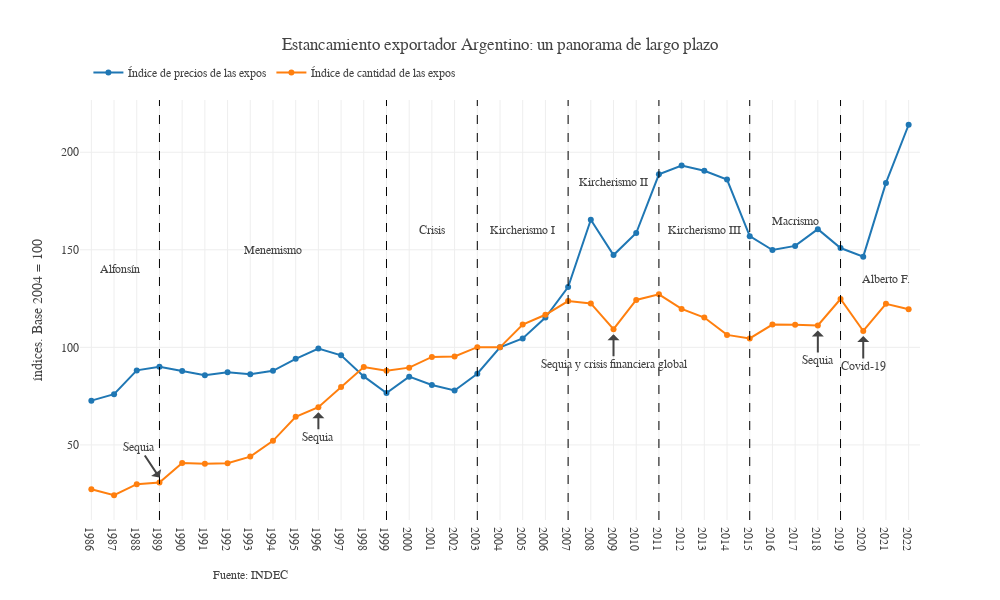

The notebook cell saved with this chart:
### Code cell
def plot_serie_indices_anuales():
    indices_anuales = lectura_indices_anuales()
    fig = go.Figure()
    # for columna in indices_anuales.columns:
    fig.add_trace(go.Scatter( name = "Índice de precios de las expos", x=indices_anuales.index, y=indices_anuales["Índice de precios de las expos"], mode = "lines+markers"))
    fig.add_trace(go.Scatter( name = "Índice de cantidad de las expos", x=indices_anuales.index, y=indices_anuales["Índice de cantidad de las expos"], mode = "lines+markers"))

    #Propiedades
    fig.update_xaxes(showgrid=True)
    fig.update_yaxes(title_text="índices. Base 2004 = 100")
    fig.update_layout(separators=",.", font_family="Georgia", 
    #  margin ={'t': 0},
    height=600, width=1000,
    xaxis_range = [1985.5,2022.5],
    xaxis = dict(tickmode = "linear"),
    template = 'none',
    title_text="Estancamiento exportador Argentino: un panorama de largo plazo",
    legend = dict(yanchor="top",y=1.1, xanchor="left",x=0.01, orientation = "h")
    )

    #Sequías
    fig.add_annotation(x=1989, y=30.7, text="Sequia", yshift=5, ax=-20,showarrow=True, arrowhead=1)
    fig.add_annotation(x=1996, y=69.3, align="left", text="Sequia", ax=0 , ay=25, yshift=-5, showarrow=True, arrowhead=1)
    fig.add_annotation(x=2009, y=109.3, align="left", text="Sequia y crisis financiera global", ax=0 , ay=30, yshift=-5, showarrow=True, arrowhead=1)
    fig.add_annotation(x=2018, y=111.2, align="left", text="Sequia", ax=0 , ay=30, yshift=-5, showarrow=True, arrowhead=1)
    fig.add_annotation(x=2020, y=108.4, align="left", text="Covid-19", ax=0 , ay=30, yshift=-5, showarrow=True, arrowhead=1)
    #Presidencias
    fig.add_vline(x=1989, line_width=1, line_dash="dash", line_color="Black")
    fig.add_vline(x=1999, line_width=1, line_dash="dash", line_color="Black")
    fig.add_vline(x=2003, line_width=1, line_dash="dash", line_color="Black")
    fig.add_vline(x=2007, line_width=1, line_dash="dash", line_color="Black")
    fig.add_vline(x=2011, line_width=1, line_dash="dash", line_color="Black")
    fig.add_vline(x=2015, line_width=1, line_dash="dash", line_color="Black")
    fig.add_vline(x=2019, line_width=1, line_dash="dash", line_color="Black")
    fig.add_annotation(text="Alfonsín", x=1987.25, y=140, showarrow=False)
    fig.add_annotation(text="Menemismo", x=1994, y=150, showarrow=False)
    fig.add_annotation(text="Crisis", x=2001, y=160, showarrow=False)
    fig.add_annotation(text="Kircherismo I", x=2005, y=160, showarrow=False)
    fig.add_annotation(text="Kircherismo II", x=2009, y=185, showarrow=False)
    fig.add_annotation(text="Kircherismo III", x=2013, y=160, showarrow=False)
    fig.add_annotation(text="Macrismo", x=2017, y=165, showarrow=False)
    fig.add_annotation(text="Alberto F.", x=2021, y=135, showarrow=False)

    #Nota al pie
    note = 'Fuente: INDEC'
    fig.add_annotation(showarrow=False, text=note,font=dict(size=12), xref='paper',x=0.25,yref='paper', y=-0.15, 
                            xanchor='right', yanchor='auto', xshift=0, yshift=0,)
    return fig

plot_serie_indices_anuales()

### Figure 1 — Plotly figure (JSON) as saved in the notebook; plotly's stock layout.template omitted (floating-point values rounded to 4 significant figures)
{"data": [{"mode": "lines+markers", "name": "Índice de precios de las expos", "type": "scatter", "x": ["1986", "1987", "1988", "1989", "1990", "1991", "1992", "1993", "1994", "1995", "1996", "1997", "1998", "1999", "2000", "2001", "2002", "2003", "2004", "2005", "2006", "2007", "2008", "2009", "2010", "2011", "2012", "2013", "2014", "2015", "2016", "2017", "2018", "2019", "2020", "2021", "2022"], "y": [72.7, 76, 88.2, 90.1, 87.9, 85.7, 87.2, 86.2, 88, 94.1, 99.4, 95.9, 85.1, 76.6, 85, 80.7, 77.9, 86.5, 100, 104.6, 115.3, 130.9, 165.4, 147.3, 158.6, 188.7, 193.2, 190.5, 186, 157, 149.9, 152, 160.6, 150.9, 146.5, 184.3, 214.1]}, {"mode": "lines+markers", "name": "Índice de cantidad de las expos", "type": "scatter", "x": ["1986", "1987", "1988", "1989", "1990", "1991", "1992", "1993", "1994", "1995", "1996", "1997", "1998", "1999", "2000", "2001", "2002", "2003", "2004", "2005", "2006", "2007", "2008", "2009", "2010", "2011", "2012", "2013", "2014", "2015", "2016", "2017", "2018", "2019", "2020", "2021", "2022"], "y": [27.3, 24.2, 29.9, 30.7, 40.7, 40.4, 40.6, 44, 52.1, 64.4, 69.3, 79.7, 89.9, 88, 89.6, 95.1, 95.3, 100.1, 100, 111.7, 116.7, 123.7, 122.5, 109.3, 124.3, 127.2, 119.7, 115.3, 106.4, 104.6, 111.7, 111.6, 111.2, 124.8, 108.4, 122.3, 119.5]}], "layout": {"annotations": [{"arrowhead": 1, "ax": -20, "showarrow": true, "text": "Sequia", "x": 1989, "y": 30.7, "yshift": 5}, {"align": "left", "arrowhead": 1, "ax": 0, "ay": 25, "showarrow": true, "text": "Sequia", "x": 1996, "y": 69.3, "yshift": -5}, {"align": "left", "arrowhead": 1, "ax": 0, "ay": 30, "showarrow": true, "text": "Sequia y crisis financiera global", "x": 2009, "y": 109.3, "yshift": -5}, {"align": "left", "arrowhead": 1, "ax": 0, "ay": 30, "showarrow": true, "text": "Sequia", "x": 2018, "y": 111.2, "yshift": -5}, {"align": "left", "arrowhead": 1, "ax": 0, "ay": 30, "showarrow": true, "text": "Covid-19", "x": 2020, "y": 108.4, "yshift": -5}, {"showarrow": false, "text": "Alfonsín", "x": 1987.0, "y": 140}, {"showarrow": false, "text": "Menemismo", "x": 1994, "y": 150}, {"showarrow": false, "text": "Crisis", "x": 2001, "y": 160}, {"showarrow": false, "text": "Kircherismo I", "x": 2005, "y": 160}, {"showarrow": false, "text": "Kircherismo II", "x": 2009, "y": 185}, {"showarrow": false, "text": "Kircherismo III", "x": 2013, "y": 160}, {"showarrow": false, "text": "Macrismo", "x": 2017, "y": 165}, {"showarrow": false, "text": "Alberto F.", "x": 2021, "y": 135}, {"font": {"size": 12}, "showarrow": false, "text": "Fuente: INDEC", "x": 0.25, "xanchor": "right", "xref": "paper", "xshift": 0, "y": -0.15, "yanchor": "auto", "yref": "paper", "yshift": 0}], "font": {"family": "Georgia"}, "height": 600, "legend": {"orientation": "h", "x": 0.01, "xanchor": "left", "y": 1.1, "yanchor": "top"}, "separators": ",.", "shapes": [{"line": {"color": "Black", "dash": "dash", "width": 1}, "type": "line", "x0": 1989, "x1": 1989, "xref": "x", "y0": 0, "y1": 1, "yref": "y domain"}, {"line": {"color": "Black", "dash": "dash", "width": 1}, "type": "line", "x0": 1999, "x1": 1999, "xref": "x", "y0": 0, "y1": 1, "yref": "y domain"}, {"line": {"color": "Black", "dash": "dash", "width": 1}, "type": "line", "x0": 2003, "x1": 2003, "xref": "x", "y0": 0, "y1": 1, "yref": "y domain"}, {"line": {"color": "Black", "dash": "dash", "width": 1}, "type": "line", "x0": 2007, "x1": 2007, "xref": "x", "y0": 0, "y1": 1, "yref": "y domain"}, {"line": {"color": "Black", "dash": "dash", "width": 1}, "type": "line", "x0": 2011, "x1": 2011, "xref": "x", "y0": 0, "y1": 1, "yref": "y domain"}, {"line": {"color": "Black", "dash": "dash", "width": 1}, "type": "line", "x0": 2015, "x1": 2015, "xref": "x", "y0": 0, "y1": 1, "yref": "y domain"}, {"line": {"color": "Black", "dash": "dash", "width": 1}, "type": "line", "x0": 2019, "x1": 2019, "xref": "x", "y0": 0, "y1": 1, "yref": "y domain"}], "title": {"text": "Estancamiento exportador Argentino: un panorama de largo plazo"}, "width": 1000, "xaxis": {"range": [1986.0, 2022.0], "showgrid": true, "tickmode": "linear"}, "yaxis": {"title": {"text": "índices. Base 2004 = 100"}}}}
